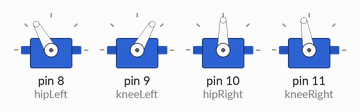
Simulated run of this sketch. Board: Arduino Uno, built with avr-gcc and run on an emulated ATmega328P. On the bench: 4 × servo.

Above: at 1.05 s.
At 2.1 s:
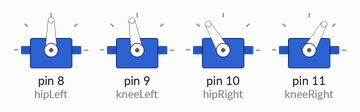
At 3.3 s:
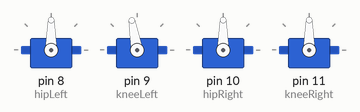
Timing chart, 0 to 6.3 s (numbered marks = the images above):
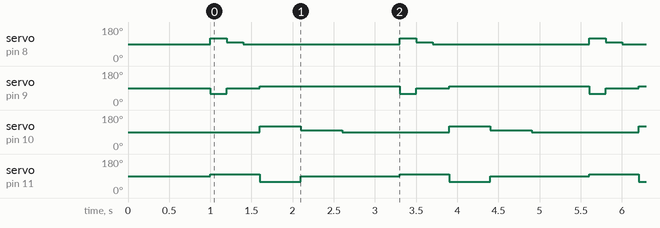

Measured:
- by itself, servo on pin 8 (hipLeft): repeats every 2.3 s: 100° 0.20 s, 90° 1.9 s, 120° 0.20 s
- by itself, servo on pin 9 (kneeLeft): repeats every 2.3 s: 90° 0.40 s, 100° 1.7 s, 60° 0.20 s
- by itself, servo on pin 10 (hipRight): repeats every 2.3 s: 100° 0.50 s, 90° 1.3 s, 120° 0.50 s
- by itself, servo on pin 11 (kneeRight): repeats every 2.3 s: 60° 0.50 s, 90° 1.2 s, 100° 0.60 s

The sketch:

4-ServosAlgorithm.ino
```cpp
#include <Servo.h>


Servo hipLeft, kneeLeft, hipRight, kneeRight;

void setup() {

  hipLeft.attach(8);
  kneeLeft.attach(9);
  hipRight.attach(10);
  kneeRight.attach(11);


  standStill();
  delay(1000);
}

void loop() {
  walkStep();
  delay(200);
}


void standStill() {
  hipLeft.write(90);
  kneeLeft.write(90);
  hipRight.write(90);
  kneeRight.write(90);
}


void walkStep() {

  kneeRight.write(100);
  hipLeft.write(120);
  kneeLeft.write(60);
  delay(200);


  hipLeft.write(100);
  kneeLeft.write(90);
  delay(200);


  hipLeft.write(90);
  kneeLeft.write(90);
  delay(200);


  kneeLeft.write(100);
  hipRight.write(120);
  kneeRight.write(60);
  delay(500);

  hipRight.write(100);
  kneeRight.write(90);
  delay(500);

  hipRight.write(90);
  kneeRight.write(90);
  delay(500);
}
```
